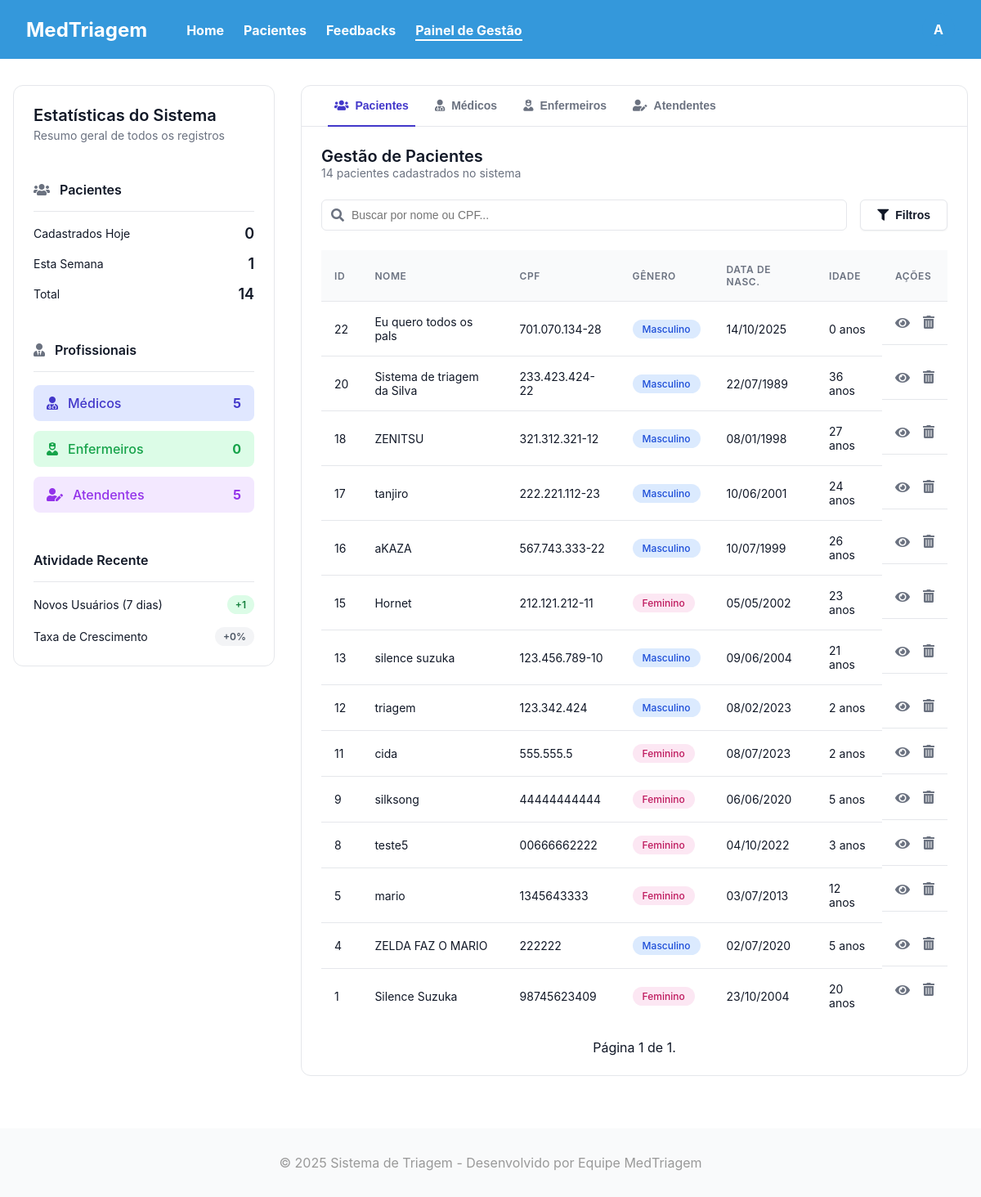
The app's page /master/gestao/ (signed in), older data.
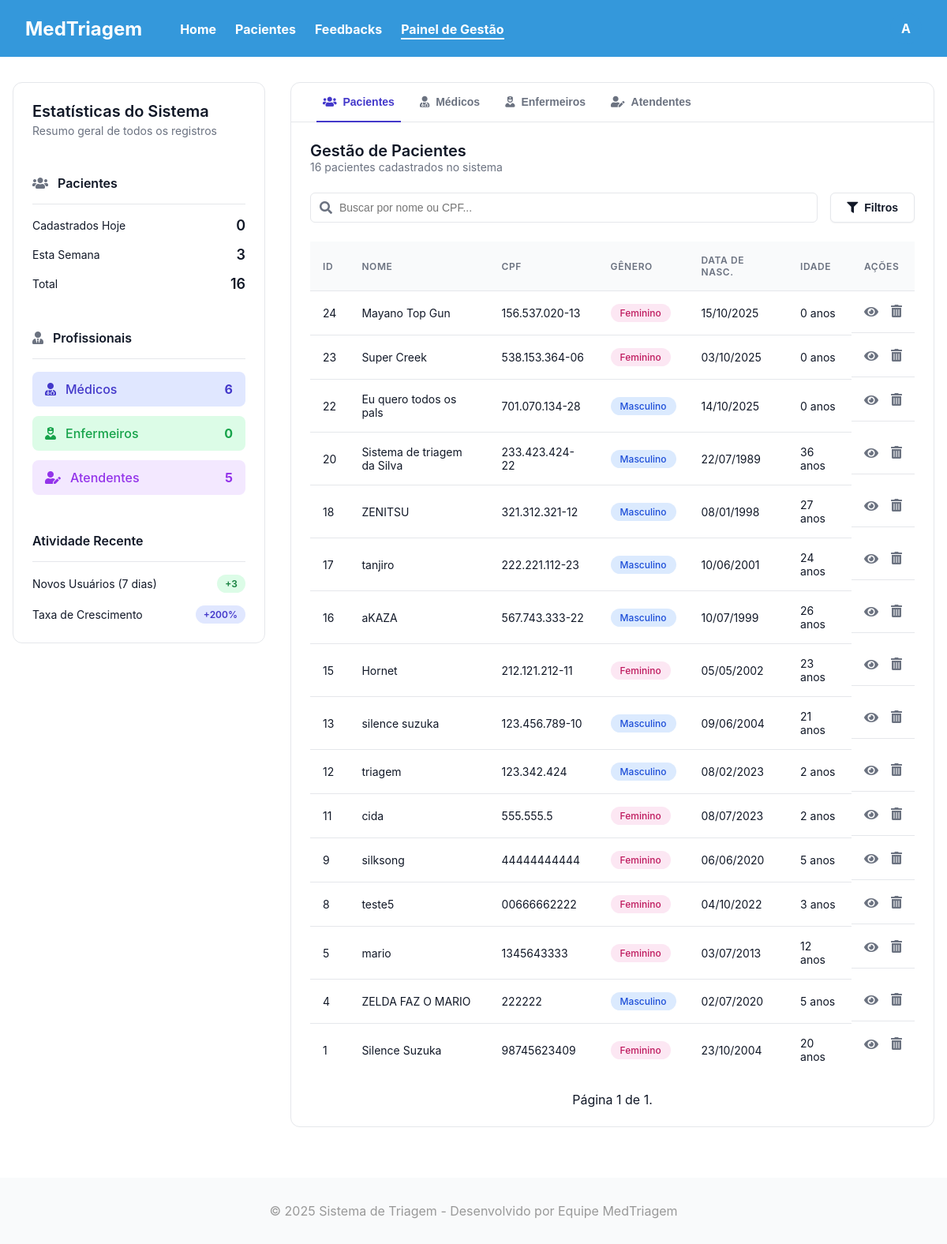
The same page, newer data.
### triagem/models.py (models this page shows, shortened)
class Paciente(models.Model):
    Sexualidade = [
        ('Masculino', 'Masculino'),
        ('Feminino', 'Feminino'),
    ]
    Convenios = [
        ('SUS', 'SUS'),
        ('Unimed', 'Unimed'),
        ('Hapvida', 'Hapvida'),
        ('Amil', 'Amil'),
        ('Bradesco Saude', 'Bradesco Saude'),
    ]
    Status = [
        ('Pendente', 'Pendente'),
        ('Aguardando', 'Aguardando'),
        ('Em atendimento', 'Em atendimento'),
        ('Concluido', 'Concluido'),
    ]
    Sintomas = [
        ('Dor_Toracica', 'Dor Torácica / Aperto no Peito'),
        ('Falta_de_Ar', 'Falta de Ar / Dificuldade para Respirar'),
        ('Alteracao_Neurologica_Grave', 'Alteração de Consciência / Convulsão / Confusão'),
        ('Sangramento_Ativo', 'Sangramento Ativo / Vômito ou Fezes com Sangue'),
        ('Febre', 'Febre / Calafrios'),
        ('Dor_de_Cabeca', 'Dor de Cabeça'),
        ('Tontura_MalEstar', 'Tontura / Fraqueza / Mal-estar Geral'),
        ('Sintomas_Respiratorios_Leves', 'Tosse / Espirros / Dor de Garganta'),
        ('Dor_Abdominal', 'Dor Abdominal / Cólica'),
        ('Sintomas_Gastrointestinais', 'Náusea / Vômito / Diarreia'),
        ('Lesao_Trauma', 'Lesão / Trauma / Queda Recente'),
        ('Dor_Locomotora', 'Dor Muscular / Articular / Lombar'),
        ('Reacao_Alergica_Pele', 'Reação Alérgica / Erupção na Pele / Inchaço'),
        ('Queixa_Urinaria', 'Queixa Urinária (Dor ao urinar / Sangue na urina)'),
        ('Outro', 'Outro'),
    ]
    Risco = [
        ('Vermelho', 'Emergência'),
        ('Laranja', 'Muito Urgente'),
        ('Amarelo', 'Urgente'),
        ('Verde', 'Pouco Urgente'),
        ('Azul', 'Não Urgente'),
    ]
    Profissionais = [
        ('Clinica Medica', 'Clinica Medica'),
        ('Ortopedia', 'Ortopedia'),
        ('Pediatria', 'Pediatria'),
        ('Cardiologia', 'Cardiologia'),
        ('Neurologia', 'Neurologia'),
    ]
    nome = models.CharField(max_length=100)
    data_nascimento = models.DateField(verbose_name="Data de Nascimento")
    sexo = models.CharField(choices=Sexualidade, max_length=50)
    cpf = models.CharField(unique=True, max_length=14)
    convenio = models.CharField(choices=Convenios, max_length=50)
    nome_responsavel = models.CharField(max_length=100, blank=True, null=True, verbose_name="Nome do Responsável")
    cpf_responsavel = models.CharField(max_length=11, blank=True, null=True, verbose_name="CPF do Responsável")
    temperatura = models.FloatField(max_length=3)
    pressao_sistolica = models.CharField(max_length=3) # Valor maior
    pressao_diastolica = models.CharField(max_length=3) # Valor menor
    pulso = models.CharField(max_length=3)
    frequenciaRespiratoria = models.CharField(max_length=3)
    saturacao = models.CharField(max_length=3)
    glicemia = models.CharField(max_length=3)
    dor = models.IntegerField(validators=[MinValueValidator(0), MaxValueValidator(10)])
    queixa = models.CharField(max_length=1000)
    inicio_sintomas = models.DateField()
    sintomas_associados = models.CharField(choices=Sintomas, max_length=50)
    observacoes = models.CharField(blank=True, null=True, max_length=1000)
    classificacao = models.CharField(choices=Risco, max_length=50,blank=True, null=True)
    justificativa = models.CharField(blank=True, null=True)
    encaminhamento = models.CharField(choices=Profissionais, max_length=50,blank=True, null=True)
    status = models.CharField(max_length=30, choices=Status, default='Pendente',blank=True, null=True)
    hora_chegada = models.DateTimeField(default=timezone.now, blank=True)
    hora_inicio_atendimento = models.DateTimeField(null=True, blank=True)
    hora_fim_atendimento = models.DateTimeField(null=True, blank=True)
    atendente = models.ForeignKey(settings.AUTH_USER_MODEL, on_delete=models.PROTECT, related_name='pacientes_criados')
    medico_responsavel = models.ForeignKey(settings.AUTH_USER_MODEL, on_delete=models.SET_NULL, related_name='pacientes_atendidos', null=True, blank=True)
    @property
    def idade(self):
        if not self.data_nascimento:
            return None # Retorna nada se a data de nascimento não estiver preenchida
        hoje = date.today()
        idade_calculada = hoje.year - self.data_nascimento.year - ((hoje.month, hoje.day) < (self.data_nascimento.month, self.data_nascimento.day))
        return idade_calculada

### triagem/decorators.py (the view)
    def _wrapped_view(request, *args, **kwargs):
        if not (request.user.is_superuser or (request.user.is_authenticated and request.user.tipo_usuario == 'ADMIN')):
            raise PermissionDenied
        return view_func(request, *args, **kwargs)

### triagem/models.py (called while the page is built)
    @property
    def registro_formatado(self):
        if self.tipo_usuario == self.TipoUsuario.MEDICO and self.crm and self.uf_registro:
            return f"CRM-{self.uf_registro} {self.crm}"
        elif self.tipo_usuario == self.TipoUsuario.TECNICO_ENFERMAGEM and self.coren and self.uf_registro:
            return f"COREN-{self.uf_registro} {self.coren}"
        return "-" # Retorna um traço se não houver registro aplicável

### triagem/templates/site/gestao.html (shortened to what the changed rows need)
{% extends 'site/headerBase.html' %}
{% load static %}
{% block styles %}
    <link rel="stylesheet" href="{% static 'front/css/gestao.css' %}?v=5">
{% endblock %}
{% block content %}
<div class="gestao-container">
    <aside class="sidebar-estatisticas">
        <div class="sidebar-section">
            <h2>Estatísticas do Sistema</h2>
        </div>
        <div class="sidebar-section">
            <ul class="stat-list">
                <li class="stat-item">
                    <span>Esta Semana</span>
                    <span class="stat-value">{{ pacientes_esta_semana }}</span>
                </li>
                <li class="stat-item">
                    <span>Total</span>
                    <span class="stat-value">{{ total_pacientes }}</span>
                </li>
            </ul>
        </div>
        <div class="sidebar-section">
            <div class="professional-list">
                <div class="professional-item medicos">
                    <div class="professional-info">
                        <i class="fas fa-user-md"></i>
                        <span>Médicos</span>
                    </div>
                    <span class="professional-count">{{ total_medicos }}</span>
                </div>
            </div>
        </div>
        <div class="sidebar-section">
            <ul class="stat-list">
                <li class="stat-item">
                    <span>Novos Usuários (7 dias)</span>
                    <span class="activity-badge green-badge">+{{ novos_usuarios_7_dias }}</span>
                </li>
                <li class="stat-item">
                    <span>Taxa de Crescimento</span>
                    {% if taxa_crescimento > 0 %}
                        <span class="activity-badge blue-badge">{{ taxa_crescimento_formatada }}</span>
                    {% elif taxa_crescimento < 0 %}
                        <span class="activity-badge red-badge">{{ taxa_crescimento_formatada }}</span>
                    {% else %}
                        <span class="activity-badge gray-badge">{{ taxa_crescimento_formatada }}</span>
                    {% endif %}
                </li>
            </ul>
        </div>
    </aside>
    <div class="management-section">
            <div id="pacientes" class="tab-content active">
                <div class="content-header">
                    <div>
                        <h2>Gestão de Pacientes</h2>
                        <p class="subtitle">{{ total_pacientes }} pacientes cadastrados no sistema </p>
                    </div>
                </div>
                <table>
                    <thead>
                        <tr>
                            <th>ID</th>
                            <th>Nome</th>
                            <th>CPF</th>
                            <th>Gênero</th>
                            <th>Data de Nasc.</th>
                            <th>Idade</th>
                            <th>Ações</th>
                        </tr>
                    </thead>
                    <tbody>
                        {% for paciente in pacientes %}
                        <tr>
                            <td>{{ paciente.id }}</td>
                            <td>{{ paciente.nome }}</td>
                            <td>{{ paciente.cpf }}</td>
                            <td>
                                <span class="badge genero-{{ paciente.get_sexo_display|lower }}">
                                    {{ paciente.get_sexo_display }}
                                </span>
                            </td>
                            <td>{{ paciente.data_nascimento|date:"d/m/Y" }}</td>
                            <td>{{ paciente.idade }} anos</td>
                            <td class="actions">
                                <a href="{% url 'hosp:mostrar' pk=paciente.pk %}" class="action-icon" title="Ver Prontuário">
                                    <i class="fas fa-eye"></i>
                                </a>
                                <form action="{% url 'hosp:deletar' pk=paciente.pk %}" method="post" style="display: inline;" onsubmit="return confirm('Tem certeza que deseja remover o paciente \'{{ paciente.nome|addslashes }}\'?');">
                                    <button type="submit" class="action-icon-delete" title="Remover">
                                        <i class="fas fa-trash-alt"></i>
                                    </button>
                                </form>
                            </td>
                        </tr>
                        {% empty %}
                        <tr><td colspan="7">Nenhum paciente cadastrado.</td></tr>
                        {% endfor %}
                    </tbody>
                </table>
            </div>
    </div>
</div>
{% endblock %}

Row changes from the older to the newer data that the page shows:
added Paciente: id "24", nome "Mayano Top Gun", cpf "156.537.020-13", sexo "Feminino", data_nascimento "15/10/2025", idade "0"
added Paciente: id "23", nome "Super Creek", cpf "538.153.364-06", sexo "Feminino", data_nascimento "03/10/2025", idade "0"
Text that changed along with them:
{{ pacientes_esta_semana }}: "1" → "3"
{{ total_pacientes }}: "14" → "16"
{{ total_medicos }}: "5" → "6"
{{ novos_usuarios_7_dias }}: "1" → "3"
{{ taxa_crescimento_formatada }}: (not shown) → "+200%"
{{ taxa_crescimento_formatada }}: "+0%" → (not shown)
